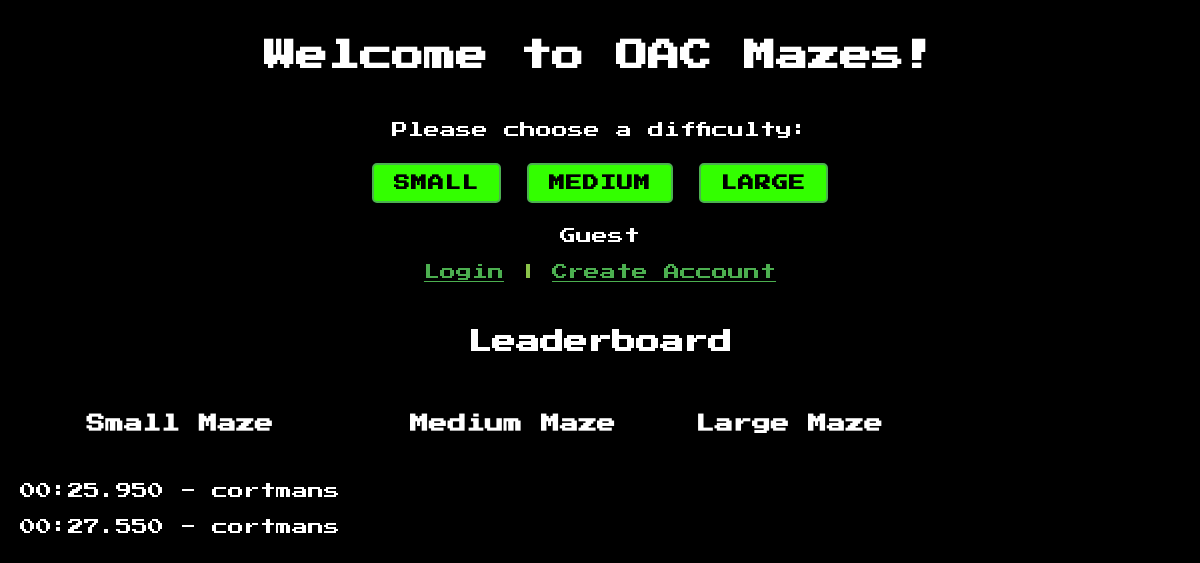
Before: / with the older database file.
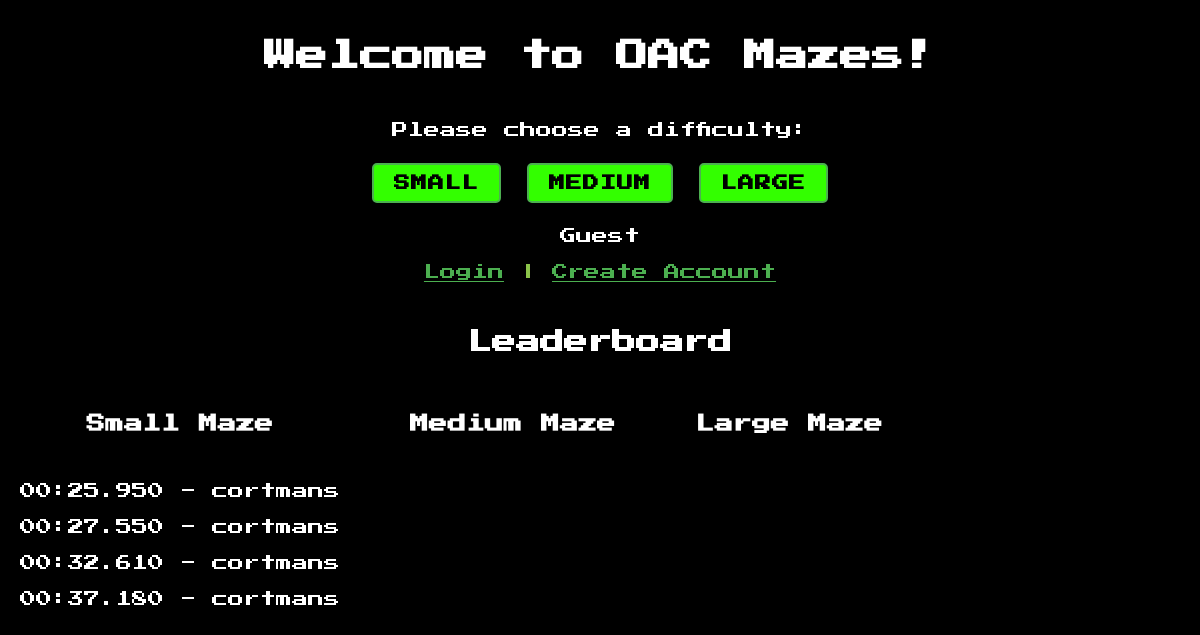
After: the same page with the newer database file.
### mazes/app.py (models this page shows, shortened)
class Leaderboard(db.Model):
    __bind_key__ = 'users'
    id = db.Column(db.Integer, primary_key=True)
    maze_type = db.Column(db.String(50), nullable=False)
    time = db.Column(db.String(20), nullable=False)
    user_id = db.Column(db.String(36), db.ForeignKey('user.id'), nullable=False)
    user = db.relationship('User', backref='leaderboard_entries')

class User(db.Model):
    __bind_key__= 'users'
    id = db.Column(db.String(36), primary_key=True, default=lambda: str(uuid.uuid4()))
    username = db.Column(db.String(50), unique=True, nullable=False)
    password = db.Column(db.String(1000), nullable=False)

### mazes/app.py (the view)
@app.route('/' , methods=["GET"])
def index():
    fastest_times = {}
    maze_types = ["small", "medium", "large"]
    for maze_type in maze_types:
        entries = Leaderboard.query.filter_by(maze_type=maze_type).order_by(Leaderboard.time).limit(10).all()
        fastest_times[maze_type] = entries
    if 'user_id' in session:
        return render_template("index.html", current_user=User.query.filter_by(id=session['user_id']).first(), fastest_times=fastest_times)
    return render_template("index.html", fastest_times=fastest_times)

### mazes/templates/index.html (shortened to what this page needs)
<!DOCTYPE html>
<html lang="en">
<head>
    <link rel="stylesheet" href="/static/styles.css">
</head>
<body>
    <h1>Welcome to OAC Mazes!</h1>
    <p>Please choose a difficulty:</p>
    <form action="/play" method="post">
        <input type="submit" name="difficulty" value="small">
        <input type="submit" name="difficulty" value="medium">
        <input type="submit" name="difficulty" value="large">
    </form>
    {% if current_user %}
        <p>Logged in as: {{ current_user.username }}</p>
    {% else %}
        <p>Guest</p>
    {% endif %}
    <p>
        {% if not current_user %}
        <a href="/login">Login</a>
        <span class="divider">|</span>
        {% endif %}
        {% if not current_user %}
            <a href="/create_account">Create Account</a>
        {% endif %}
    </p>
    <p>
        <h2>Leaderboard</h2>
        <div class="leaderboard-container">
            {% for maze_type, entries in fastest_times.items() %}
                <div class="maze-leaderboard">
                    <h3>{{ maze_type | capitalize }} Maze</h3>
                        {% for entry in entries %}
                            <p>{{ entry.time }} - {{ entry.user.username }}</p>
                        {% endfor %}
                </div>
            {% endfor %}
        </div>
    </p>
</body>
</html>

### mazes/static/styles.css (style rules this page uses)
body, h1, h2, h3, p, ul, li { margin: 0; padding: 0; }
body, table { font-family: 'Press Start 2P', cursive; background-color: #000; color: #fff; margin-top: 10px; }
.leaderboard-container { display: flex; }
.maze-leaderboard { margin-right: 20px; }
p { text-align: center; margin: 20px; }
h1, h2, h3 { text-align: center; padding: 30px; }
a { color: #4caf50; }
input[type="submit"] { background-color: #33ff00; color: #000; font-size: 16px; padding: 10px 20px; border: 2px solid #4caf50; border-radius: 5px; cursor: pointer; margin: 5px; text-transform: uppercase; letter-spacing: 1px; font-family: 'Press Start 2P', cursive; font-weight: bold; transition: background-color 0.3s ease-in-out, color 0.3s ease-in-out; }
form { text-align: center; margin: 20px; }
.divider { color: #8bc34a; }
form { text-align: center; }
input { padding: 10px; margin-bottom: 10px; font-family: 'Press Start 2P', cursive; }

Changed rows visible on the page:
added Leaderboard: time "00:32.610", user.username "cortmans"
added Leaderboard: time "00:37.180", user.username "cortmans"
